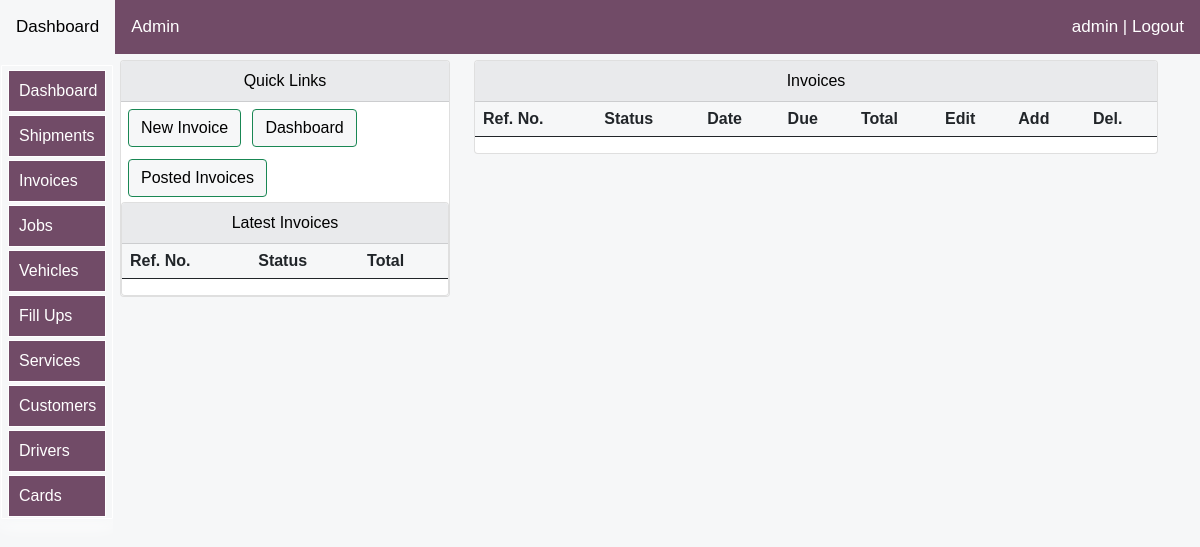
The app's page /logistics/Alwen-invoices (signed in), older data.
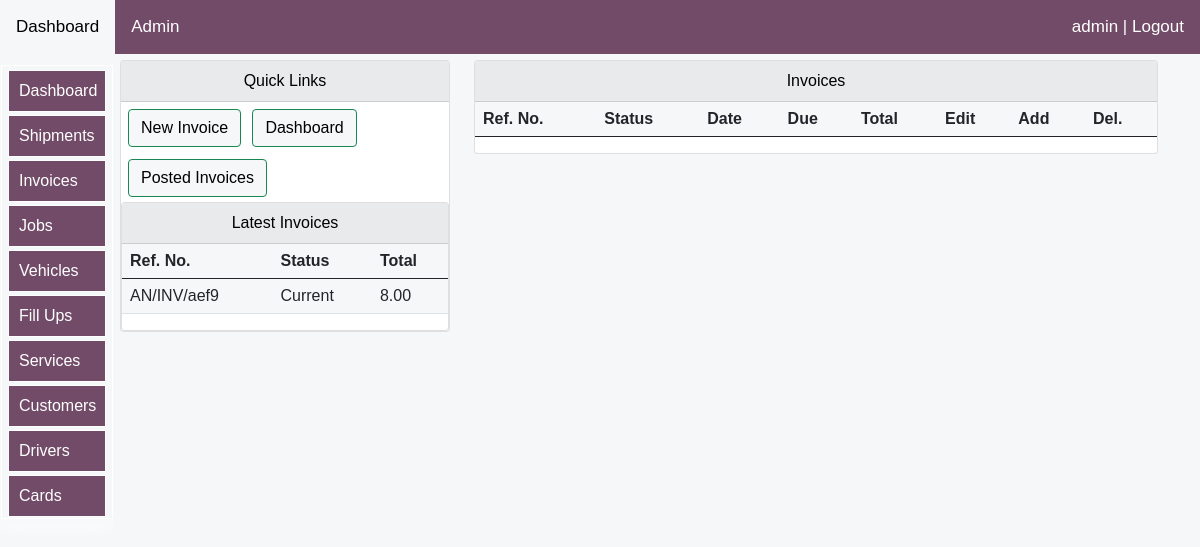
The same page, newer data.
### logistics/models.py (models this page shows, shortened)
class AlwenInvoicesModel(models.Model):
    paymentTerms = [
    ('Cash', 'Cash'),
    ('Deposit', 'Deposit'),
    ('15 days', '15 days'),
    ]
    invoiceStatus = [
    ('Paid', 'Paid'),
    ('Current', 'Current'),
    ('Overdue', 'Overdue'),
    ]
    Currency = [
    ('KES','KES'),
    ('$', 'USD'),
    ('£', 'EURO'),
    ]
    posting_status = [
    ('waiting','waiting'),
    ('posted', 'posted'),
    ]
    customer= models.ForeignKey(CustomersModel,related_name="alwrelatcustinvoice",on_delete=models.CASCADE,blank=True,null=True)
    invoice_number = models.CharField(null=True, blank=True, max_length=20)
    invoice_due_Date = models.DateField(null=True, blank=True)
    invoice_terms = models.CharField(choices=paymentTerms, default='Cash', max_length=20)
    invoice_status = models.CharField(choices=invoiceStatus, default='Current', max_length=20)
    invoice_currency = models.CharField(choices=Currency, default='$', max_length=20)
    invoice_comments=models.CharField(blank=True,null=True,default='invoice',max_length=20)
    date=models.DateField(blank=True,null=True,auto_now_add=True)
    job= models.ForeignKey(AlwenJobsModel, blank=True, null=True, on_delete=models.SET_NULL,related_name='jobinvrelnm')
    invoice_total=models.DecimalField(max_digits=10,blank=True,null=True,decimal_places=2,default=0)
    posting_inv_status=models.CharField(choices=posting_status, default='waiting', max_length=100,blank=True,null=True)

### logistics/views.py (the view)
# urls.py: path('Alwen-invoices', views.alwen_invoices, name="alwen_invoices"),
@login_required(login_url='login:loginpage')
def alwen_invoices(request):
    title="Invoices"
    invoices=AlwenInvoicesModel.objects.filter(posting_inv_status="waiting")
    last_invoices=AlwenInvoicesModel.objects.order_by('invoice_number')[:6]
    context={
        "invoices":invoices,
        "last_invoices":last_invoices,
        "title":title,
    }
    return render(request, 'logistics/alwen-invoices.html', context)#th

### logistics/templates/logistics/alwen-invoices.html (shortened to what this page needs)
{% extends 'bases/base.html'%}
{% load static %}
{% load crispy_forms_tags %}
{% load humanize %}
{% block style %}
<link href="{% static 'css/bootstrap.min.css' %}" rel="stylesheet">
<link rel="stylesheet" href="https://use.fontawesome.com/releases/v5.15.2/css/all.css"
>
   {%endblock%}
   {% block body %}
<div class="container">
    <div class="row mt-12" >
        <div class="col-md-4">
            <div class="card">
                <div id="allif-section-headers" class="card-header ">
                   Quick Links
                </div>
                <div >
                <a  href="{% url 'logistics:create_alwen_invoice' %}">
                    <button id="allif-link-buttons" type="button" class="btn btn-success mybuttonlinks " >
                        New Invoice</button></a>
                    <a  href="{% url 'logistics:logistics-dashboard' %}">
                    <button id="allif-link-buttons" type="button" class="btn btn-success mybuttonlinks" >
                    Dashboard</button></a>
                    <a  href="{% url 'logistics:allifpostedinvoices' %}" >
                    <button id="allif-link-buttons" type="button" class="btn btn-success mybuttonlinks" >
                    Posted Invoices</button></a>
                    <div class="col-md-12">
                        <div class="card">
                            <div id="allif-section-headers" class="card-header">
                                Latest Invoices
                            </div>
                            <div class="col-md-12">
                            <table class="table">
                            <thead>
                            <tr>
                            <th>Ref. No.</th>
                            <th>Status</th>
                            <th>Total</th>
                            </tr>
                        </thead>
                        <tbody>
                    {% for inv in last_invoices %}
                        <tr>
                            <td>
                                {{inv.invoice_number}}
                                </td>
                               <td>
                                {{inv.invoice_status}}
                               </td>
                               <td>
                                {{inv.invoice_total|intcomma}}
                               </td>
                        </tr>
                        {% endfor %}
                        </tbody>
                        </table>
                            </div>
                        </div></div>
                    </div>
            </div>
        </div>
    <div class="col-md-8">
        <div class="card">
            <div id="allif-section-headers" class="card-header">
                Invoices
            </div>
            <div class="col-md-12">
            <table class="table">
            <thead>
            <tr>
            <th>Ref. No.</th>
            <th>Status</th>
            <th>Date</th>
            <th>Due</th>
            <th>Total</th>
            <th>Edit</th>
            <th>Add</th>
            <th>Del.</th>
            </tr>
        </thead>
        </table>
            </div>
        </div></div>
    </div>
</div>
   {% endblock %}

### logistics/templates/bases/log-topnavbar.html (shortened to what this page needs)
    <div class="topnav" id="myTopnav">
      <a  href="{% url 'logistics:logistics-dashboard' %}">Dashboard </a>
      {% if request.user.is_superuser %}
      <a href="/admin">Admin</a>
      {% endif %}
    {% if user.is_authenticated %}
    <a href="{% url 'login:logout' %}" style="float: right;">{{user}} | Logout</a>
            {% else %}
            <a href="{% url 'login:loginpage' %}" style="float: right;">Login</a>
        {% endif %}
    </div>

Row changes from the older to the newer data that the page shows:
added AlwenInvoicesModel: invoice_number "AN/INV/aef9", invoice_status "Current", invoice_total "8.00"
